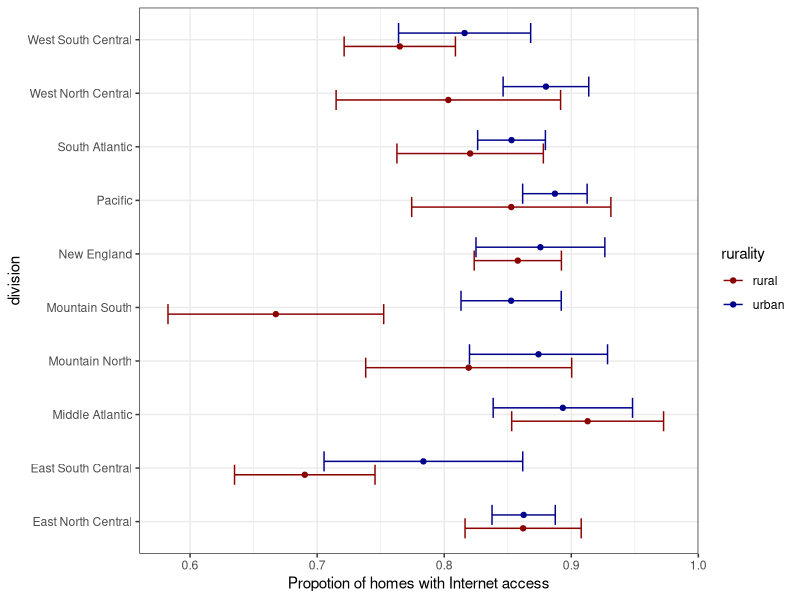
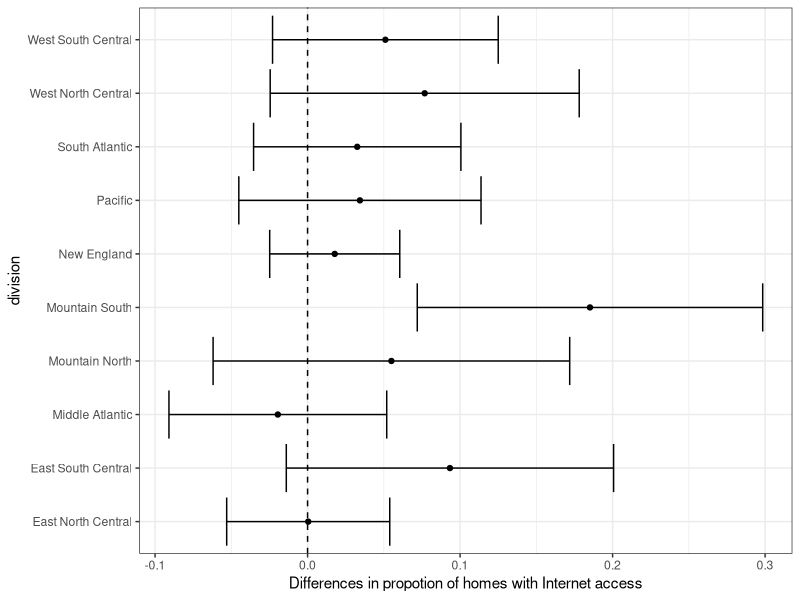
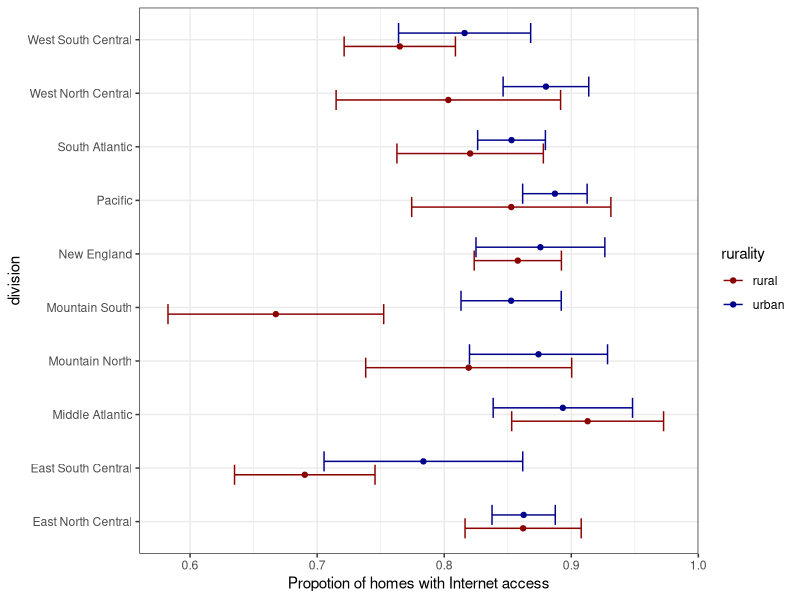
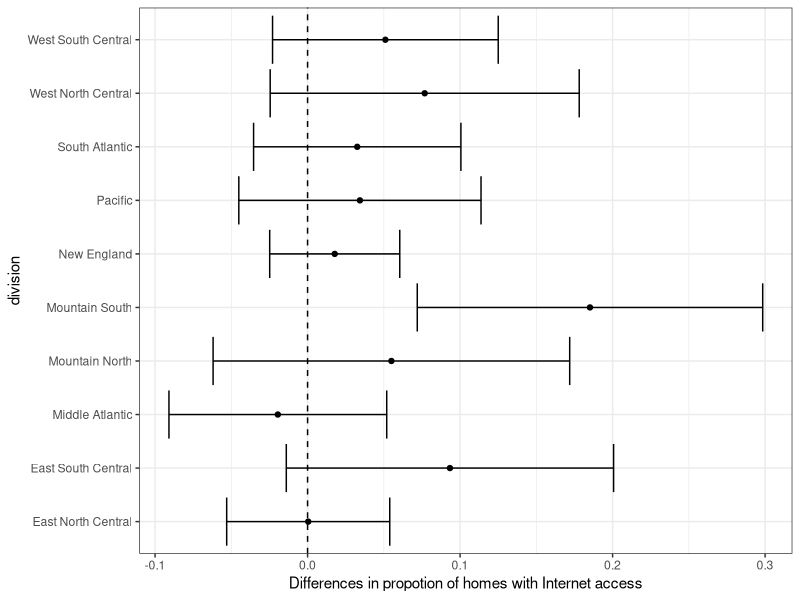

The R source for these figures, in order:
## ---- chunk 1
knitr::opts_chunk$set(echo = TRUE)
## ---- chunk 2
# libraries
library(tidyverse)

# read in summary results
q2_df = readr::read_delim("./w4_p2_RECS2015_internet.csv", delim = ",")
## ---- chunk 3
# reshape for plotting
plot_data = q2_df %>%
  pivot_longer(cols = starts_with('p_int'), names_prefix = 'p_int',
               names_to = 'var') %>%
  mutate( rurality = stringr::str_replace_all(var, '_.*', ''),
          type = ifelse( grepl('_', var), 
                        stringr::str_replace_all(var, '.*_', ''),
                        'est'
                        )
  ) %>%
  pivot_wider(id_cols = c('division', 'rurality'), 
              names_from = type, 
              values_from = value
  ) 
## ---- chunk 4
cap = paste("**Figure 1.** *Proportion of homes with internet access in each",
            "Census Division.*")

# Use ggplot to produce a figure `p1` matching what is shown using the
#  data above. 
p1 = plot_data %>%
      filter(rurality != "diff") %>%
      ggplot( aes(x = est, y = division, color = rurality)) +
      geom_point(
        position = position_dodge2(width = 0.5)
      ) +
      geom_errorbarh(aes(xmin = lwr, xmax = upr),
                     position = position_dodge(width = 0.5),
                     height = 0.75) +
      theme_bw() +
      xlab("Propotion of homes with Internet access") +
      ylab("division") +
      xlim(c(0.58, 0.98)) +
      scale_color_manual( values = c('darkred', 'darkblue'))

# Remove comments to plot and save
ggsave('w4_p2_q1_plot.png', p1)
p1
## ---- chunk 5
cap = paste("**Figure 2.** *Difference (urban less rural) in proportion of",
  "homes with internet access in each Census Division.*")

# Use ggplot to produce a figure `p2` matching what is shown using the
#  data above. 
p2 =  plot_data %>%
      filter(rurality == "diff") %>%
      ggplot( aes(x = est, y = division)) +
      geom_point() +
      geom_errorbarh(aes(xmin = lwr, xmax = upr)) +
      geom_vline(aes(xintercept = 0), linetype = "dashed") +
      theme_bw() +
      xlab("Differences in propotion of homes with Internet access") +
      ylab("division")
  
# Remove comments to plot and save
ggsave('w4_p2_q2_plot.png', p2)
p2

